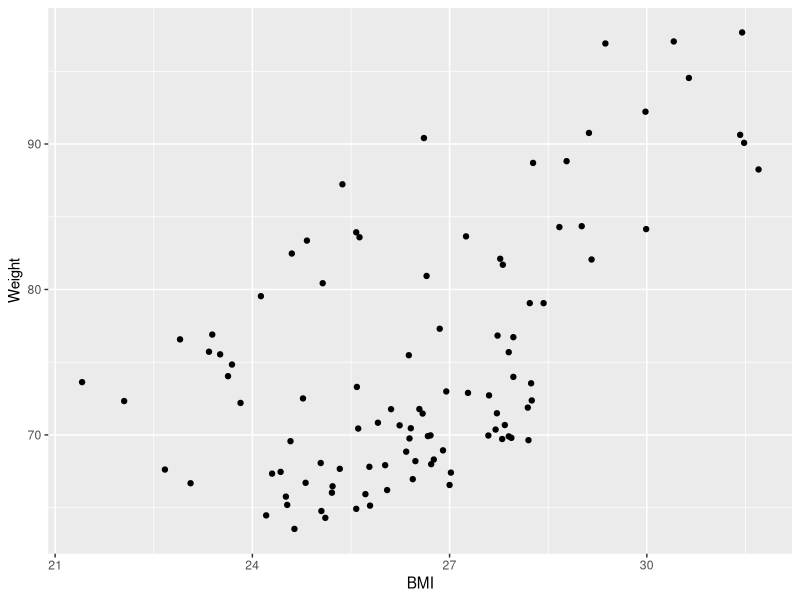
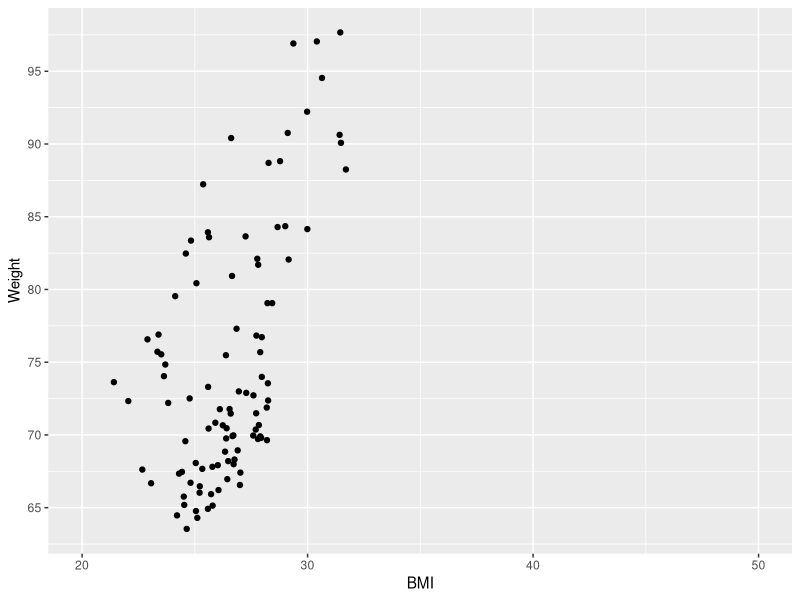
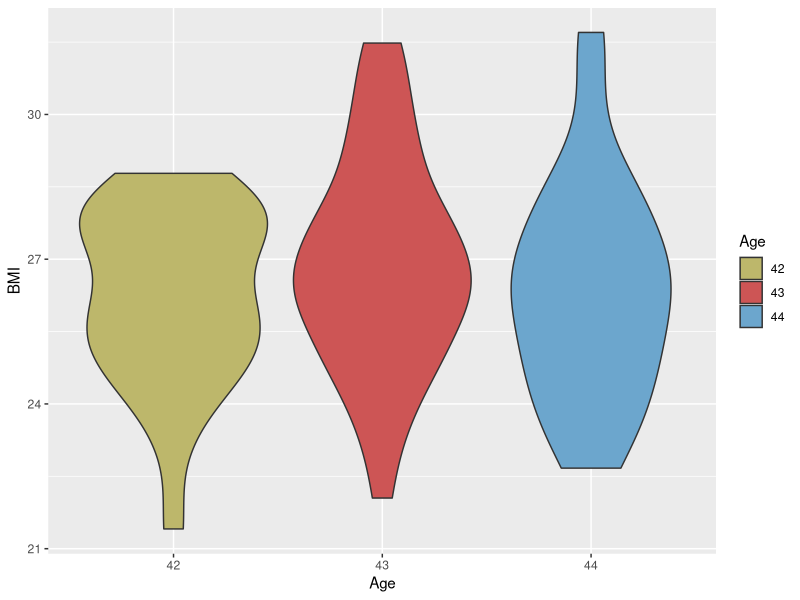
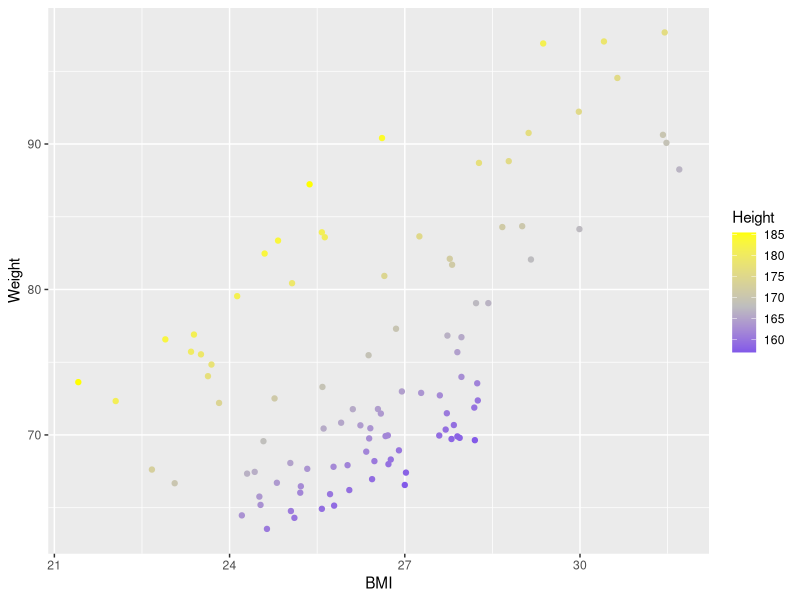

Write R code to recreate these figures, in order.
## ---- chunk 1
knitr::opts_chunk$set(echo = FALSE, message = FALSE, warning = FALSE)
## ---- chunk 2
library(tidyverse)
diabetes <- read_tsv("data/diabetes.txt")
diabetes
## ---- chunk 3
diabetes <- diabetes  %>%  
    group_by(ID) %>%  
    summarize(MeanBP=mean(BP))
## ---- chunk 4
patients <- read_tsv("data/patient-data-cleaned.txt") %>%  
    left_join(diabetes)

## ---- chunk 5
patients  %>%  
    group_by(Smokes) %>%  
    summarize(MeanBP=mean(MeanBP))
## ---- chunk 6
diabetes <- read_tsv("data/diabetes.txt") %>%  
    group_by(ID) %>%  
    summarize(MeanBP=mean(BP))

results <- read_tsv("data/patient-data-cleaned.txt") %>%  
    left_join(diabetes) %>%  
    group_by(Smokes) %>%  
    summarize(MeanBP=mean(MeanBP))
## ---- chunk 7
patients <- read_tsv("data/patient-data-cleaned.txt")

scPlot <- patients %>%  
    ggplot(aes(x = BMI, y = Weight)) + 
    geom_point()
scPlot
## ---- chunk 8
scPlot +
    scale_x_continuous(breaks = seq(20, 50, by = 10), limits=c(20, 50)) +
    scale_y_continuous(breaks = seq(60, 100, by = 5))
## ---- chunk 9
patients  %>%  
    mutate(Age=factor(Age))  %>%  
    ggplot(aes(x = Age, y = BMI)) +
        geom_violin(aes(fill = Age)) +
        scale_fill_manual(values = c("darkkhaki", "indianred3", "skyblue3"))
## ---- chunk 10
patients %>%  
    ggplot(aes(x = BMI, y = Weight)) + 
    geom_point(aes(colour = Height)) +
    scale_colour_gradient2(low="blue", 
                           mid="grey",
                           high="yellow",
                           midpoint = mean(patients$Height))
